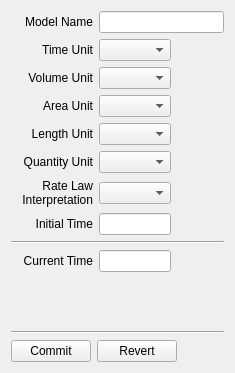
<?xml version="1.0" encoding="UTF-8"?>
<ui version="4.0">
<comment> Begin CVS Header </comment>
<comment>   $Source: /fs/turing/cvs/copasi_dev/copasi/UI/CQModelWidget.ui,v $ </comment>
<comment>   $Revision: 1.1 $ </comment>
<comment>   $Name: Build-33 $ </comment>
<comment>   $Author: shoops $ </comment>
<comment>   $Date: 2010/08/16 18:43:03 $ </comment>
<comment> End CVS Header </comment>

<comment> Copyright (C) 2010 by Pedro Mendes, Virginia Tech Intellectual </comment>
<comment> Properties, Inc., University of Heidelberg, and The University </comment>
<comment> of Manchester. </comment>
<comment> All rights reserved. </comment>

 <comment> All rights reserved. </comment>
 <class>CQModelWidget</class>
 <widget class="CopasiWidget" name="CQModelWidget">
  <property name="geometry">
   <rect>
    <x>0</x>
    <y>0</y>
    <width>235</width>
    <height>373</height>
   </rect>
  </property>
  <property name="windowTitle">
   <string>Form</string>
  </property>
  <layout class="QGridLayout" name="gridLayout">
   <item row="0" column="0">
    <widget class="QLabel" name="mpLblNAme">
     <property name="text">
      <string>Model Name</string>
     </property>
     <property name="alignment">
      <set>Qt::AlignRight|Qt::AlignTrailing|Qt::AlignVCenter</set>
     </property>
     <property name="wordWrap">
      <bool>false</bool>
     </property>
    </widget>
   </item>
   <item row="0" column="1" colspan="2">
    <widget class="QLineEdit" name="mpEditName"/>
   </item>
   <item row="1" column="0">
    <widget class="QLabel" name="mpLblTimeUnit">
     <property name="text">
      <string>Time Unit</string>
     </property>
     <property name="alignment">
      <set>Qt::AlignRight|Qt::AlignTrailing|Qt::AlignVCenter</set>
     </property>
     <property name="wordWrap">
      <bool>false</bool>
     </property>
    </widget>
   </item>
   <item row="1" column="1">
    <widget class="QComboBox" name="mpComboTimeUnit"/>
   </item>
   <item row="2" column="0">
    <widget class="QLabel" name="mpLblVolumeUnit">
     <property name="text">
      <string>Volume Unit</string>
     </property>
     <property name="alignment">
      <set>Qt::AlignRight|Qt::AlignTrailing|Qt::AlignVCenter</set>
     </property>
     <property name="wordWrap">
      <bool>false</bool>
     </property>
    </widget>
   </item>
   <item row="2" column="1">
    <widget class="QComboBox" name="mpComboVolumeUnit"/>
   </item>
   <item row="3" column="0">
    <widget class="QLabel" name="mpLblAreaUnit">
     <property name="text">
      <string>Area Unit</string>
     </property>
     <property name="alignment">
      <set>Qt::AlignRight|Qt::AlignTrailing|Qt::AlignVCenter</set>
     </property>
     <property name="wordWrap">
      <bool>false</bool>
     </property>
    </widget>
   </item>
   <item row="3" column="1">
    <widget class="QComboBox" name="mpComboAreaUnit"/>
   </item>
   <item row="4" column="0">
    <widget class="QLabel" name="mpLblLengthUnit">
     <property name="text">
      <string>Length Unit</string>
     </property>
     <property name="alignment">
      <set>Qt::AlignRight|Qt::AlignTrailing|Qt::AlignVCenter</set>
     </property>
     <property name="wordWrap">
      <bool>false</bool>
     </property>
    </widget>
   </item>
   <item row="4" column="1">
    <widget class="QComboBox" name="mpComboLengthUnit"/>
   </item>
   <item row="5" column="0">
    <widget class="QLabel" name="mpLblQuantityUnit">
     <property name="text">
      <string>Quantity Unit</string>
     </property>
     <property name="alignment">
      <set>Qt::AlignRight|Qt::AlignTrailing|Qt::AlignVCenter</set>
     </property>
     <property name="wordWrap">
      <bool>false</bool>
     </property>
    </widget>
   </item>
   <item row="5" column="1">
    <widget class="QComboBox" name="mpComboQuantityUnit"/>
   </item>
   <item row="6" column="0">
    <widget class="QLabel" name="mpLblModelType">
     <property name="text">
      <string>Rate Law Interpretation</string>
     </property>
     <property name="alignment">
      <set>Qt::AlignRight|Qt::AlignTrailing|Qt::AlignVCenter</set>
     </property>
     <property name="wordWrap">
      <bool>true</bool>
     </property>
    </widget>
   </item>
   <item row="6" column="1">
    <widget class="QComboBox" name="mpComboModelType"/>
   </item>
   <item row="7" column="0">
    <widget class="QLabel" name="mpLblInitialTime">
     <property name="text">
      <string>Initial Time</string>
     </property>
     <property name="alignment">
      <set>Qt::AlignRight|Qt::AlignTrailing|Qt::AlignVCenter</set>
     </property>
     <property name="wordWrap">
      <bool>false</bool>
     </property>
    </widget>
   </item>
   <item row="7" column="1">
    <widget class="QLineEdit" name="mpEditInitialTime">
     <property name="sizePolicy">
      <sizepolicy hsizetype="Preferred" vsizetype="Fixed">
       <horstretch>0</horstretch>
       <verstretch>0</verstretch>
      </sizepolicy>
     </property>
    </widget>
   </item>
   <item row="7" column="2">
    <spacer name="mpHorizontalSpacer_2">
     <property name="orientation">
      <enum>Qt::Horizontal</enum>
     </property>
     <property name="sizeHint" stdset="0">
      <size>
       <width>2</width>
       <height>20</height>
      </size>
     </property>
    </spacer>
   </item>
   <item row="8" column="0" colspan="3">
    <widget class="Line" name="mpLine1">
     <property name="orientation">
      <enum>Qt::Horizontal</enum>
     </property>
    </widget>
   </item>
   <item row="9" column="0">
    <widget class="QLabel" name="mpLblCurrentTime">
     <property name="text">
      <string>Current Time</string>
     </property>
     <property name="alignment">
      <set>Qt::AlignRight|Qt::AlignTrailing|Qt::AlignVCenter</set>
     </property>
     <property name="wordWrap">
      <bool>false</bool>
     </property>
    </widget>
   </item>
   <item row="9" column="1">
    <widget class="QLineEdit" name="mpEditCurrentTime">
     <property name="sizePolicy">
      <sizepolicy hsizetype="Preferred" vsizetype="Fixed">
       <horstretch>0</horstretch>
       <verstretch>0</verstretch>
      </sizepolicy>
     </property>
     <property name="readOnly">
      <bool>true</bool>
     </property>
    </widget>
   </item>
   <item row="10" column="1">
    <spacer name="mpVerticalSpacer">
     <property name="orientation">
      <enum>Qt::Vertical</enum>
     </property>
     <property name="sizeHint" stdset="0">
      <size>
       <width>20</width>
       <height>0</height>
      </size>
     </property>
    </spacer>
   </item>
   <item row="11" column="0" colspan="3">
    <widget class="Line" name="mpLine2">
     <property name="orientation">
      <enum>Qt::Horizontal</enum>
     </property>
    </widget>
   </item>
   <item row="12" column="0" colspan="3">
    <layout class="QHBoxLayout" name="mpBtnLayout">
     <item>
      <widget class="QPushButton" name="mpBtnCommit">
       <property name="text">
        <string>Commit</string>
       </property>
      </widget>
     </item>
     <item>
      <widget class="QPushButton" name="mpBtnRevert">
       <property name="text">
        <string>Revert</string>
       </property>
      </widget>
     </item>
     <item>
      <spacer name="mpHorizontalSpacer">
       <property name="orientation">
        <enum>Qt::Horizontal</enum>
       </property>
       <property name="sizeHint" stdset="0">
        <size>
         <width>248</width>
         <height>20</height>
        </size>
       </property>
      </spacer>
     </item>
    </layout>
   </item>
  </layout>
 </widget>
 <customwidgets>
  <customwidget>
   <class>CopasiWidget</class>
   <extends>QWidget</extends>
   <header>copasi/UI/copasiWidget.h</header>
   <container>1</container>
  </customwidget>
 </customwidgets>
 <resources/>
 <connections/>
</ui>
